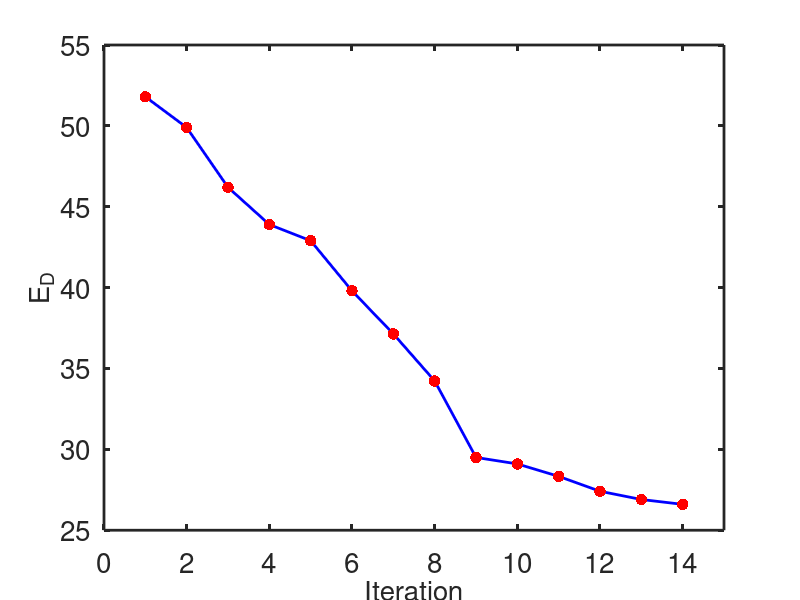

Write the MATLAB code that produced this figure.

for i = 1:14
    x(i) = i;
end


y(1) = 51.8 ;
y(2) = 49.9 ;
y(3) = 46.2 ;
y(4) = 43.9 ;
y(5) = 42.9 ;
y(6) = 39.8 ;
y(7) = 37.14 ;
y(8) = 34.23 ;
y(9) = 29.5 ;
y(10) = 29.1 ;
y(11) = 28.33 ;
y(12) = 27.41 ;
y(13) = 26.9 ;
y(14) = 26.6 ;

plot(x,y,'b-','LineWidth',2)
axis([0 15 25 55]);
set(gca,'LineWidth',2,'FontSize',20,'Box','on');
hold on
plot(x,y,'r.','MarkerSize',25)
xlabel('Iteration','FontSize',20)
ylabel('E_D','FontSize',20)

